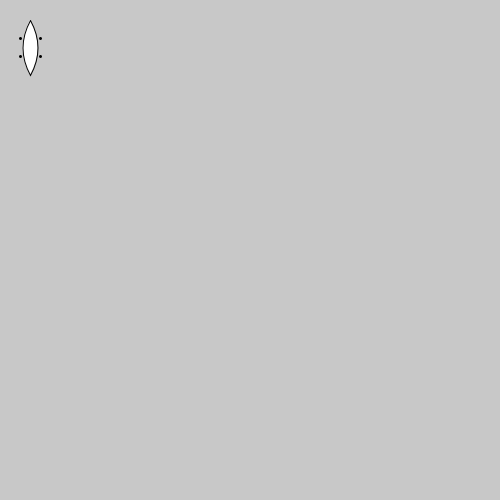
Frame 1 (no input)
Frame 60 (the mouse pressed at the canvas centre just before this capture): identical to frame 1, image omitted
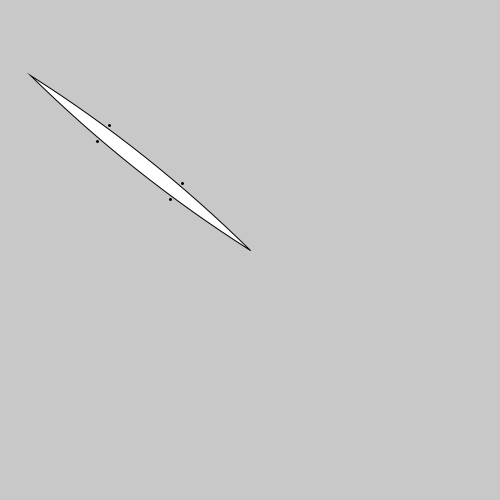
Frame 120 (the mouse held since frame 60 and released just before this capture)

The Processing sketch that drew these frames (run headless with seeded random() and noise(); from frame 60 on, the mouse is pressed at the canvas centre):

// Processing sketch: BesierVertexs4
// ── BesierVertexs4.pde

float c = 0.1;

float dt = 10.0;

//bezier 1
PVector a1 = new PVector(80, 0);
PVector b1 = new PVector(80, 75);
PVector start = new PVector(30, 20);

//bezier 2
PVector a2 = new PVector(50, 80);
PVector b2 = new PVector(60, 25);
PVector end = new PVector(30, 75);

PVector a = new PVector(0,0);
PVector b = new PVector(0,0);

PVector v1 = new PVector(0,0);
PVector v2 = new PVector(0,0);

void setup(){
size(500,500);
smooth();

}

void draw(){
background(200);

a.x = (2.0*start.x +     end.x)/3.0; a.y = (2.0*start.y +     end.y)/3.0;
b.x = (    start.x + 2.0*end.x)/3.0; b.y = (    start.y + 2.0*end.y)/3.0;

v1.set(a); v1.sub(start); v1.normalize();
v2.set(b); v2.sub(a);     v2.normalize();
v1.add(v2); v1.normalize();
v1.mult(10);
a1.set(a); a1.add(v1.y,-v1.x,0);
a2.set(a); a2.sub(v1.y,-v1.x,0);

v1.set(b);   v1.sub(a); v1.normalize();
v2.set(end); v2.sub(b); v2.normalize();
v1.add(v2); v1.normalize();
v1.mult(10);
b1.set(b); b1.add(v1.y,-v1.x,0);
b2.set(b); b2.sub(v1.y,-v1.x,0);


strokeWeight(1);
beginShape();
vertex(start.x, start.y);
bezierVertex(a1.x, a1.y,  b1.x, b1.y,    end.x, end.y);
bezierVertex(b2.x, b2.y,  a2.x, a2.y,    start.x, start.y);
endShape();

//bezier(start.x,start.y,  a.x, a.y,     b.x, b.y,          end.x,end.y );
strokeWeight(3);
point (a1.x,a1.y);
point (b1.x,b1.y);
point (a2.x,a2.y);
point (b2.x,b2.y);

//point (a.x,a.y);

};

void mouseDragged(){end.x=mouseX; end.y=mouseY;};
void mousePressed(){start.x=mouseX; start.y=mouseY;};
